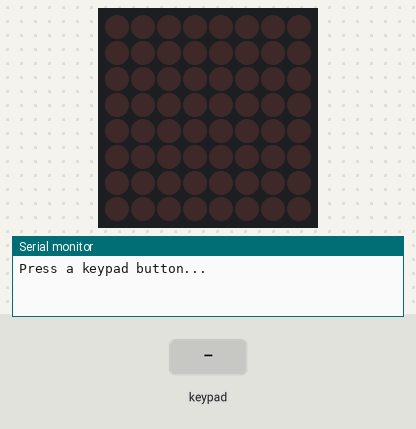
This sketch was run on a simulated Arduino Uno, built with avr-gcc and run on an emulated ATmega328P. Parts: 8×8 LED matrix, the last lines printed to the serial monitor. Inputs (shaded band) come from the test bench.

Above: at 1.2 s.
1.3 s: keypad keys 9 8 7 6 # pressed 0.4 s apart
At 4.3 s:
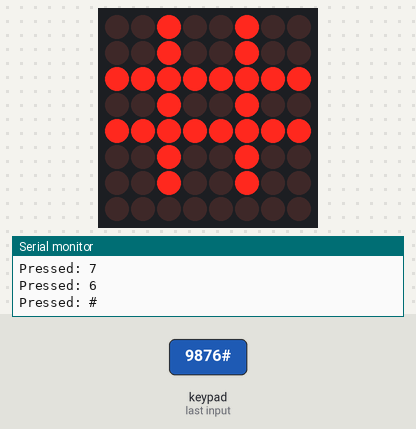
4.8 s: key 'A' pressed
At 5.6 s:
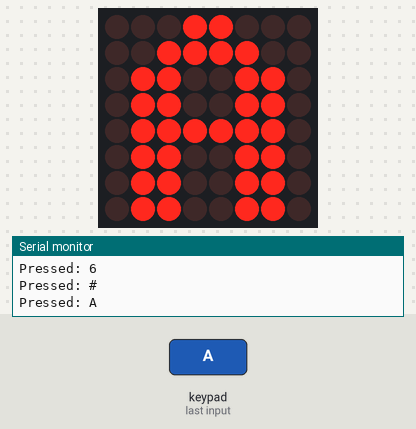
6.3 s: keypad keys 5 4 3 2 * pressed 0.4 s apart
At 6.5 s:
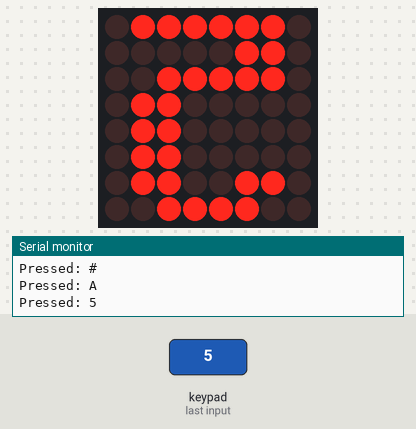
9.8 s: key 'B' pressed
At 10.7 s:
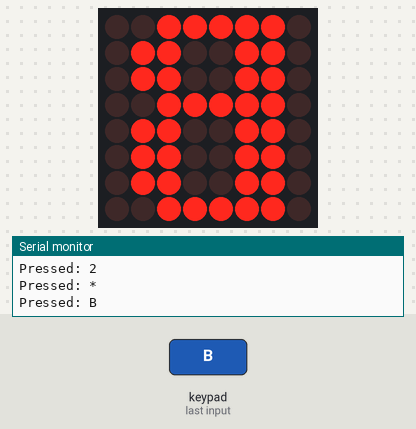
11.3 s: keypad keys 1 3 9 7 D pressed 0.4 s apart
At 14.1 s:
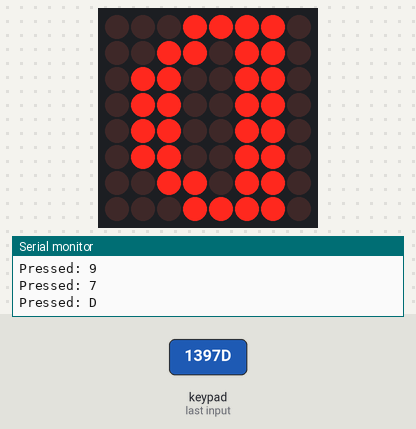
14.8 s: key 'C' pressed
At 15.8 s:
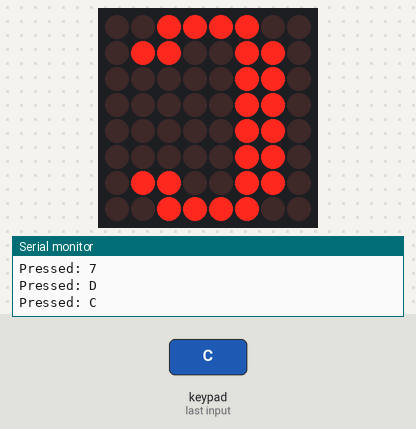
Timing chart, 0 to 17.3 s (numbered marks = the images above; inputs shaded):
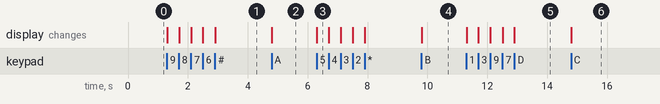

Measured:
- after the input at 1.3 s, the display: first changes at once (image 1 shows a later state)
- after the input at 4.8 s, the display: changes at once (image 2)
- after the input at 6.3 s, the display: changes at once (image 3)
- after the input at 9.8 s, the display: changes at once (image 4)
- after the input at 11.3 s, the display: first changes at once (image 5 shows a later state)
- after the input at 14.8 s, the display: changes at once (image 6)

The sketch:

keypad_to_led_matrix_display.ino
```cpp
#include <Keypad.h>
#include <LedControl.h>

// MAX7219 pins: DIN, CLK, CS, number of devices
LedControl lc = LedControl(12, 11, 10, 1);

// Keypad configuration
const byte ROWS = 4;
const byte COLS = 4;

char keys[ROWS][COLS] = {
  {'1','2','3','A'},
  {'4','5','6','B'},
  {'7','8','9','C'},
  {'*','0','#','D'}
};

byte rowPins[ROWS] = {9, 8, 7, 6};
byte colPins[COLS] = {5, 4, 3, 2};

Keypad keypad = Keypad(makeKeymap(keys), rowPins, colPins, ROWS, COLS);

// 8x8 patterns
byte char1[8] = {B00011000, B00111000, B00011000, B00011000, B00011000, B00011000, B00011000, B00111100};
byte char2[8] = {B00111100, B01100110, B00000110, B00001100, B00011000, B00110000, B01100000, B01111110};
byte char3[8] = {B00111100, B01100110, B00000110, B00011100, B00000110, B00000110, B01100110, B00111100};
byte char4[8] = {B00001100, B00011100, B00101100, B01001100, B01111110, B00001100, B00001100, B00001100};
byte char5[8] = {B01111110, B01100000, B01111100, B00000110, B00000110, B00000110, B01100110, B00111100};
byte char6[8] = {B00111100, B01100110, B01100000, B01111100, B01100110, B01100110, B01100110, B00111100};
byte char7[8] = {B01111110, B00000110, B00001100, B00011000, B00110000, B00110000, B00110000, B00110000};
byte char8[8] = {B00111100, B01100110, B01100110, B00111100, B01100110, B01100110, B01100110, B00111100};
byte char9[8] = {B00111100, B01100110, B01100110, B00111110, B00000110, B00000110, B01100110, B00111100};
byte char0[8] = {B00111100, B01100110, B01101110, B01110110, B01100110, B01100110, B01100110, B00111100};

byte charA[8] = {B00011000, B00111100, B01100110, B01100110, B01111110, B01100110, B01100110, B01100110};
byte charB[8] = {B01111100, B01100110, B01100110, B01111100, B01100110, B01100110, B01100110, B01111100};
byte charC[8] = {B00111100, B01100110, B01100000, B01100000, B01100000, B01100000, B01100110, B00111100};
byte charD[8] = {B01111000, B01101100, B01100110, B01100110, B01100110, B01100110, B01101100, B01111000};

byte hashChar[8] = {B00100100, B00100100, B11111111, B00100100, B11111111, B00100100, B00100100, B00000000};

void setup() {
  Serial.begin(9600);

  lc.shutdown(0, false);
  lc.setIntensity(0, 8);
  lc.clearDisplay(0);

  Serial.println("Press a keypad button...");
}

void loop() {
  char key = keypad.getKey();

  if (key) {
    Serial.print("Pressed: ");
    Serial.println(key);

    switch (key) {
      case '1': drawCharacter(char1); break;
      case '2': drawCharacter(char2); break;
      case '3': drawCharacter(char3); break;
      case '4': drawCharacter(char4); break;
      case '5': drawCharacter(char5); break;
      case '6': drawCharacter(char6); break;
      case '7': drawCharacter(char7); break;
      case '8': drawCharacter(char8); break;
      case '9': drawCharacter(char9); break;
      case '0': drawCharacter(char0); break;
      case 'A': drawCharacter(charA); break;
      case 'B': drawCharacter(charB); break;
      case 'C': drawCharacter(charC); break;
      case 'D': drawCharacter(charD); break;
      case '#': drawCharacter(hashChar); break;
      case '*': lc.clearDisplay(0); break;
    }
  }
}

byte reverseByte(byte b) {
  b = (b & 0xF0) >> 4 | (b & 0x0F) << 4;
  b = (b & 0xCC) >> 2 | (b & 0x33) << 2;
  b = (b & 0xAA) >> 1 | (b & 0x55) << 1;
  return b;
}

void drawCharacter(const byte character[8]) {
  for (int row = 0; row < 8; row++) {
    lc.setRow(0, row, reverseByte(character[row]));
  }
}
```
